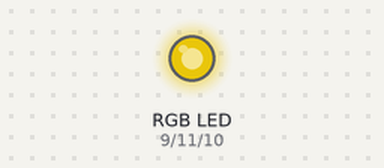
Bench run of a sketch on a simulated Arduino Uno, built with avr-gcc and run on an emulated ATmega328P. Shown: an RGB LED mixed from three pins (HIGH = lit). Dim RGB values are drawn brighter than linear.

Above: at 0.15 s.
At 1.05 s:
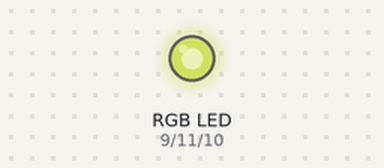
At 1.96 s:
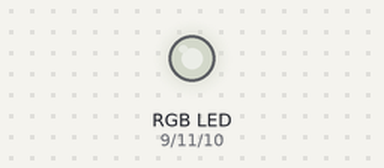
At 2.86 s:
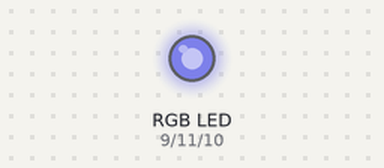
At 3.77 s:
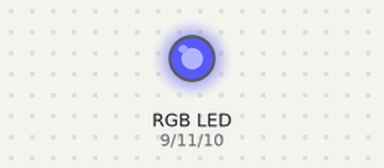
Timing chart, 0 to 40.0 s (numbered marks = the images above):
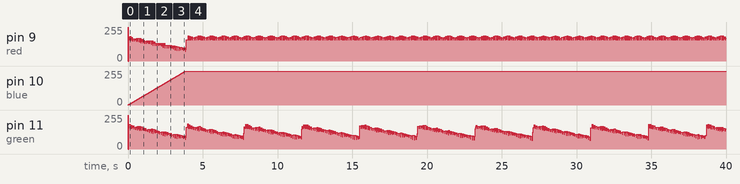

The sketch:

rgb_led.ino
```cpp
int red   = 9;
int blue  = 10;
int green = 11;

int veri = 0;


void setup() {
  pinMode(red, OUTPUT);
  pinMode(blue, OUTPUT);
  pinMode(green, OUTPUT);
}

void loop() {

   analogWrite(red, 255);
   analogWrite(blue, veri);
   analogWrite(green, 255);
   delay(5);

   analogWrite(red, 0);
   analogWrite(blue, veri);
   analogWrite(green, 255- veri);
   delay(5);


   analogWrite(red, 255-veri);
   analogWrite(blue, veri);
   analogWrite(green, 0);
   delay(5);
   veri++;


}
```

Measured:
- by itself, pin 10 (blue): moves from 0/255 to 255/255 over 3.8 s
